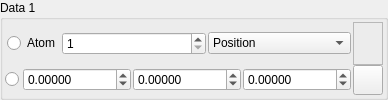
        <widget class="QGroupBox" name="Data1Group">
         <property name="sizePolicy">
          <sizepolicy hsizetype="Expanding" vsizetype="Preferred">
           <horstretch>0</horstretch>
           <verstretch>0</verstretch>
          </sizepolicy>
         </property>
         <property name="title">
          <string>Data 1</string>
         </property>
         <layout class="QHBoxLayout" name="horizontalLayout_18">
          <property name="spacing">
           <number>2</number>
          </property>
          <property name="margin">
           <number>2</number>
          </property>
          <item>
           <layout class="QGridLayout" name="gridLayout">
            <property name="spacing">
             <number>0</number>
            </property>
            <item row="0" column="1">
             <widget class="TColourFrame" name="Data1ColourFrame">
              <property name="sizePolicy">
               <sizepolicy hsizetype="Preferred" vsizetype="Preferred">
                <horstretch>0</horstretch>
                <verstretch>0</verstretch>
               </sizepolicy>
              </property>
              <property name="frameShape">
               <enum>QFrame::StyledPanel</enum>
              </property>
              <property name="frameShadow">
               <enum>QFrame::Raised</enum>
              </property>
             </widget>
            </item>
            <item row="1" column="1">
             <widget class="QPushButton" name="Data1ColourButton">
              <property name="sizePolicy">
               <sizepolicy hsizetype="Preferred" vsizetype="Preferred">
                <horstretch>0</horstretch>
                <verstretch>0</verstretch>
               </sizepolicy>
              </property>
              <property name="minimumSize">
               <size>
                <width>30</width>
                <height>30</height>
               </size>
              </property>
              <property name="maximumSize">
               <size>
                <width>30</width>
                <height>30</height>
               </size>
              </property>
              <property name="text">
               <string/>
              </property>
              <property name="icon">
               <iconset resource="icons.qrc">
                <normaloff>:/basic/icons/basic_colour.svg</normaloff>:/basic/icons/basic_colour.svg</iconset>
              </property>
              <property name="autoDefault">
               <bool>false</bool>
              </property>
             </widget>
            </item>
            <item row="1" column="0">
             <layout class="QHBoxLayout" name="horizontalLayout_5">
              <property name="spacing">
               <number>2</number>
              </property>
              <item>
               <widget class="QRadioButton" name="Data1ValueRadio">
                <property name="text">
                 <string/>
                </property>
               </widget>
              </item>
              <item>
               <widget class="QWidget" name="Data1ValueGroup" native="true">
                <property name="sizePolicy">
                 <sizepolicy hsizetype="Expanding" vsizetype="Preferred">
                  <horstretch>0</horstretch>
                  <verstretch>0</verstretch>
                 </sizepolicy>
                </property>
                <layout class="QHBoxLayout" name="horizontalLayout">
                 <property name="spacing">
                  <number>2</number>
                 </property>
                 <property name="margin">
                  <number>2</number>
                 </property>
                 <item>
                  <widget class="QDoubleSpinBox" name="Data1ValueXSpin">
                   <property name="sizePolicy">
                    <sizepolicy hsizetype="Expanding" vsizetype="Fixed">
                     <horstretch>0</horstretch>
                     <verstretch>0</verstretch>
                    </sizepolicy>
                   </property>
                   <property name="toolTip">
                    <string>X-coordinate of glyph data</string>
                   </property>
                   <property name="decimals">
                    <number>5</number>
                   </property>
                   <property name="minimum">
                    <double>-100000000.000000000000000</double>
                   </property>
                   <property name="maximum">
                    <double>10000000.000000000000000</double>
                   </property>
                  </widget>
                 </item>
                 <item>
                  <widget class="QDoubleSpinBox" name="Data1ValueYSpin">
                   <property name="sizePolicy">
                    <sizepolicy hsizetype="Expanding" vsizetype="Fixed">
                     <horstretch>0</horstretch>
                     <verstretch>0</verstretch>
                    </sizepolicy>
                   </property>
                   <property name="toolTip">
                    <string>Y-coordinate of glyph data</string>
                   </property>
                   <property name="decimals">
                    <number>5</number>
                   </property>
                   <property name="minimum">
                    <double>-100000000.000000000000000</double>
                   </property>
                   <property name="maximum">
                    <double>10000000.000000000000000</double>
                   </property>
                  </widget>
                 </item>
                 <item>
                  <widget class="QDoubleSpinBox" name="Data1ValueZSpin">
                   <property name="sizePolicy">
                    <sizepolicy hsizetype="Expanding" vsizetype="Fixed">
                     <horstretch>0</horstretch>
                     <verstretch>0</verstretch>
                    </sizepolicy>
                   </property>
                   <property name="toolTip">
                    <string>Z-coordinate of glyph data</string>
                   </property>
                   <property name="decimals">
                    <number>5</number>
                   </property>
                   <property name="minimum">
                    <double>-100000000.000000000000000</double>
                   </property>
                   <property name="maximum">
                    <double>10000000.000000000000000</double>
                   </property>
                  </widget>
                 </item>
                </layout>
               </widget>
              </item>
             </layout>
            </item>
            <item row="0" column="0">
             <layout class="QHBoxLayout" name="horizontalLayout_4">
              <property name="spacing">
               <number>2</number>
              </property>
              <item>
               <widget class="QWidget" name="widget" native="true">
                <property name="sizePolicy">
                 <sizepolicy hsizetype="Expanding" vsizetype="Preferred">
                  <horstretch>0</horstretch>
                  <verstretch>0</verstretch>
                 </sizepolicy>
                </property>
                <layout class="QHBoxLayout" name="horizontalLayout_3">
                 <property name="spacing">
                  <number>2</number>
                 </property>
                 <property name="margin">
                  <number>2</number>
                 </property>
                 <item>
                  <widget class="QRadioButton" name="Data1AtomRadio">
                   <property name="text">
                    <string>Atom</string>
                   </property>
                  </widget>
                 </item>
                 <item>
                  <widget class="QWidget" name="Data1AtomGroup" native="true">
                   <property name="sizePolicy">
                    <sizepolicy hsizetype="Expanding" vsizetype="Preferred">
                     <horstretch>0</horstretch>
                     <verstretch>0</verstretch>
                    </sizepolicy>
                   </property>
                   <layout class="QHBoxLayout" name="horizontalLayout_23">
                    <property name="spacing">
                     <number>2</number>
                    </property>
                    <property name="margin">
                     <number>0</number>
                    </property>
                    <item>
                     <widget class="QSpinBox" name="Data1AtomIdSpin">
                      <property name="minimum">
                       <number>1</number>
                      </property>
                      <property name="maximum">
                       <number>10000000</number>
                      </property>
                     </widget>
                    </item>
                    <item>
                     <widget class="QComboBox" name="Data1AtomCombo">
                      <property name="insertPolicy">
                       <enum>QComboBox::NoInsert</enum>
                      </property>
                      <item>
                       <property name="text">
                        <string>Position</string>
                       </property>
                      </item>
                      <item>
                       <property name="text">
                        <string>Force</string>
                       </property>
                      </item>
                      <item>
                       <property name="text">
                        <string>Velocity</string>
                       </property>
                      </item>
                     </widget>
                    </item>
                   </layout>
                  </widget>
                 </item>
                </layout>
               </widget>
              </item>
             </layout>
            </item>
           </layout>
          </item>
         </layout>
        </widget>
